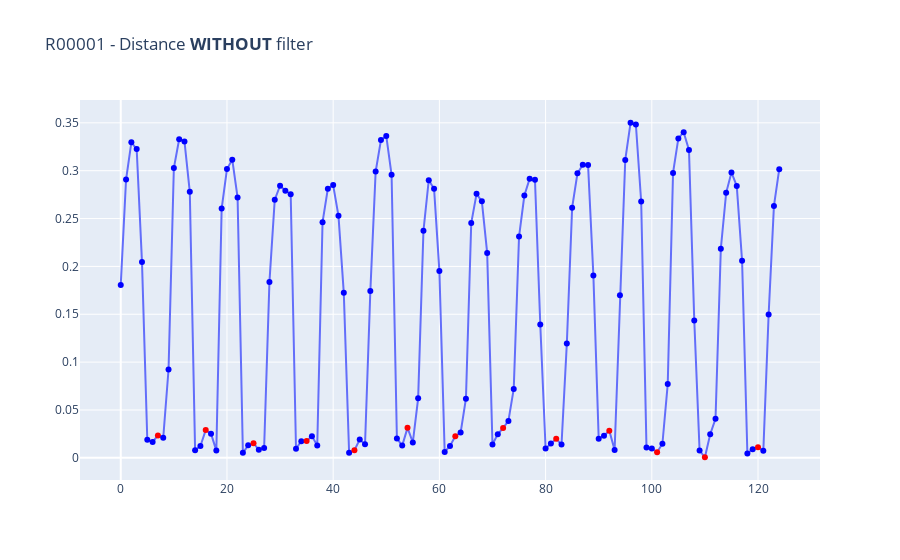

Notebook code cell kept with this figure:
### Code cell
import plotly.graph_objects as go

fig = go.Figure()
fig.add_trace(go.Scatter(x=data_pivot['frame'], y=data_pivot['dist'], mode='markers+lines', 
                         marker_color=data_pivot['flag_minima_rolling'].map({True: 'red', False: 'blue'})))

fig.update_layout(title=f'{participant.replace(".avi", "")} - Distance <b>WITHOUT</b> filter').show()

### Figure 1 — Plotly figure (JSON) as saved in the notebook; plotly's stock layout.template omitted (floating-point values rounded to 4 significant figures)
{"data": [{"marker": {"color": ["blue", "blue", "blue", "blue", "blue", "blue", "blue", "red", "blue", "blue", "blue", "blue", "blue", "blue", "blue", "blue", "red", "blue", "blue", "blue", "blue", "blue", "blue", "blue", "blue", "red", "blue", "blue", "blue", "blue", "blue", "blue", "blue", "blue", "blue", "red", "blue", "blue", "blue", "blue", "blue", "blue", "blue", "blue", "red", "blue", "blue", "blue", "blue", "blue", "blue", "blue", "blue", "blue", "red", "blue", "blue", "blue", "blue", "blue", "blue", "blue", "blue", "red", "blue", "blue", "blue", "blue", "blue", "blue", "blue", "blue", "red", "blue", "blue", "blue", "blue", "blue", "blue", "blue", "blue", "blue", "red", "blue", "blue", "blue", "blue", "blue", "blue", "blue", "blue", "blue", "red", "blue", "blue", "blue", "blue", "blue", "blue", "blue", "blue", "red", "blue", "blue", "blue", "blue", "blue", "blue", "blue", "blue", "red", "blue", "blue", "blue", "blue", "blue", "blue", "blue", "blue", "blue", "red", "blue", "blue", "blue", "blue"]}, "mode": "markers+lines", "type": "scatter", "x": [0, 1, 2, 3, 4, 5, 6, 7, 8, 9, 10, 11, 12, 13, 14, 15, 16, 17, 18, 19, 20, 21, 22, 23, 24, 25, 26, 27, 28, 29, 30, 31, 32, 33, 34, 35, 36, 37, 38, 39, 40, 41, 42, 43, 44, 45, 46, 47, 48, 49, 50, 51, 52, 53, 54, 55, 56, 57, 58, 59, 60, 61, 62, 63, 64, 65, 66, 67, 68, 69, 70, 71, 72, 73, 74, 75, 76, 77, 78, 79, 80, 81, 82, 83, 84, 85, 86, 87, 88, 89, 90, 91, 92, 93, 94, 95, 96, 97, 98, 99, 100, 101, 102, 103, 104, 105, 106, 107, 108, 109, 110, 111, 112, 113, 114, 115, 116, 117, 118, 119, 120, 121, 122, 123, 124], "y": [0.1807, 0.2908, 0.3296, 0.3226, 0.2045, 0.01883, 0.01655, 0.02339, 0.02096, 0.09234, 0.3028, 0.3329, 0.3306, 0.2779, 0.007991, 0.01241, 0.02898, 0.02525, 0.007578, 0.2604, 0.3017, 0.3115, 0.272, 0.00521, 0.01309, 0.0153, 0.008378, 0.01025, 0.1838, 0.2697, 0.2844, 0.2791, 0.2755, 0.00955, 0.01738, 0.01755, 0.02268, 0.01279, 0.2462, 0.2812, 0.285, 0.2528, 0.1723, 0.005375, 0.008, 0.01911, 0.01428, 0.1742, 0.2991, 0.3319, 0.3363, 0.2957, 0.02027, 0.0128, 0.03132, 0.01613, 0.06218, 0.2373, 0.2901, 0.2811, 0.1953, 0.006165, 0.01233, 0.02257, 0.0264, 0.06176, 0.2453, 0.2758, 0.268, 0.2141, 0.01396, 0.02477, 0.0311, 0.03861, 0.07202, 0.2312, 0.2741, 0.2916, 0.2905, 0.1393, 0.009835, 0.01491, 0.01983, 0.01393, 0.1195, 0.2614, 0.2972, 0.3062, 0.3059, 0.1906, 0.01984, 0.02318, 0.02834, 0.008157, 0.1698, 0.3112, 0.3501, 0.3484, 0.2679, 0.01071, 0.009633, 0.005922, 0.01474, 0.07706, 0.2976, 0.3337, 0.3402, 0.3216, 0.1434, 0.007562, 0.0006136, 0.02463, 0.04088, 0.2184, 0.2769, 0.2981, 0.2839, 0.2058, 0.004442, 0.009016, 0.01098, 0.007301, 0.1497, 0.2632, 0.3016]}], "layout": {"title": {"text": "R00001 - Distance <b>WITHOUT</b> filter"}}}
